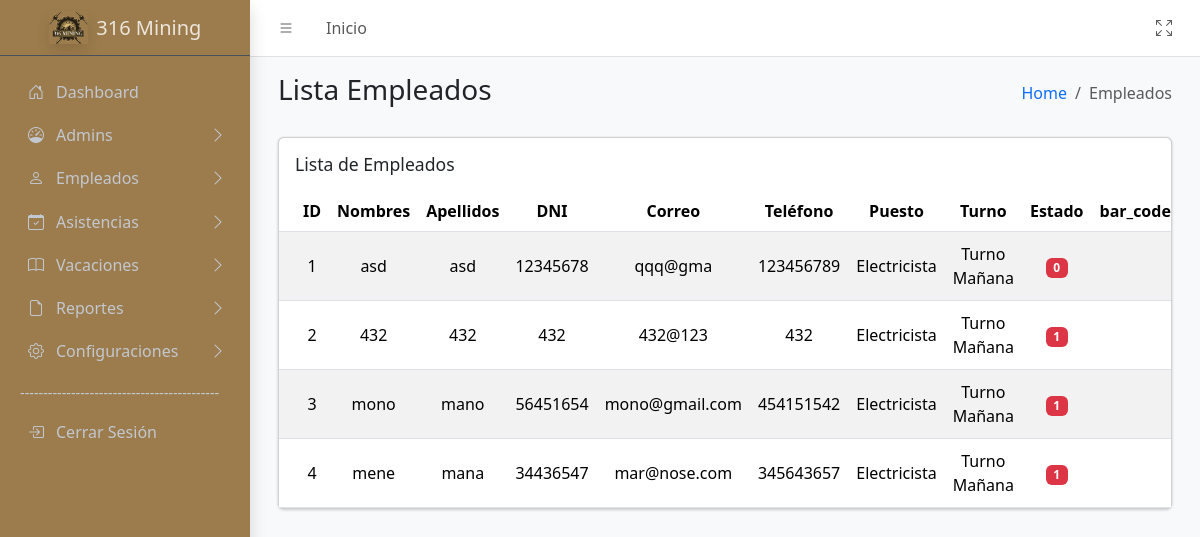
Screenshot of /sistema/controller/UsuariosController/UsuariosController.php?action=MostrarUsuario (signed in) with the database file from the repository.
### tables this page shows
CREATE TABLE `empleados` (
  `idEmpleado` int(11) NOT NULL,
  `nombres` varchar(50) NOT NULL,
  `apellidos` varchar(50) NOT NULL,
  `dni` varchar(8) NOT NULL,
  `correo` varchar(50) NOT NULL,
  `telefono` varchar(15) DEFAULT NULL,
  `idPuesto` int(11) DEFAULT NULL,
  `idTurno` int(11) DEFAULT NULL,
  `estado` enum('Activo','Inactivo') DEFAULT 'Activo',
  `habilitado` tinyint(1) NOT NULL,
  `idApp` varchar(10) DEFAULT NULL COMMENT 'id para la app',
  `passwordApp` varchar(20) DEFAULT NULL COMMENT 'contra para la app',
  `codigo_barras` varchar(255) DEFAULT NULL
);

CREATE TABLE `puestos` (
  `idPuesto` int(11) NOT NULL,
  `nombrePuesto` varchar(50) NOT NULL,
  `area` varchar(50) DEFAULT NULL,
  `descripcion` varchar(50) NOT NULL
);

CREATE TABLE `turnos` (
  `idTurno` int(11) NOT NULL,
  `descripcion` varchar(50) NOT NULL,
  `entrada` time DEFAULT NULL,
  `salida` time DEFAULT NULL,
  `duracion` time DEFAULT NULL,
  `receso` time NOT NULL,
  `tolerancia` int(11) DEFAULT 0,
  `tolerancia_acumulada_mensual` int(11) DEFAULT 0
);

### sistema/controller/BaseController.php (called while the page is built, shortened)
<?php
class BaseController {
        protected function loadView($view,
                                        $data = [],
                                        $additionalCss = [],
                                        $additionalJs = [],
                                        $title = 'Sistema') {
                                    include __DIR__ . '/../view/templates/layout.php';
    }
}
?>

### sistema/model/conexion.php (called while the page is built, shortened)
<?php
class Database {
    public function __construct() {
        try {
            $host = 'localhost';
            $dbname = 'biometrico';
            $username = 'root';
            $password = '';
            $this->conn = new PDO("mysql:host=$host;dbname=$dbname", $username, $password);
        } catch (PDOException $e) {
            echo "Error de conexión: " . $e->getMessage();
            exit();
        }
    }
}
?>

### sistema/model/UsuarioModel/ListaModel.php (called while the page is built, shortened)
<?php
require_once __DIR__ . '/../conexion.php';
class ListaModel extends Database
{
    public function getUsuarios()
    {
        $sql = "SELECT e.idEmpleado, e.nombres, e.apellidos, e.dni, e.correo, e.telefono,
                                e.idPuesto, p.nombrePuesto AS puesto,
                                e.idTurno, t.descripcion AS turno, e.codigo_barras,
                                e.habilitado
                    FROM empleados e
                    LEFT JOIN puestos p ON e.idPuesto = p.idPuesto
                    LEFT JOIN turnos t ON e.idTurno = t.idTurno";
        $stmt = $this->conn->prepare($sql);
        $stmt->execute();
        return $stmt->fetchAll(PDO::FETCH_ASSOC);
    }
}

### sistema/view/Usuarios/Lista.php (the view, shortened to what this page needs)
<div class="app-content">
    <div class="container-fluid">
        <div class="row">
            <div class="col-sm-6">
                <h3 class="mb-0">Lista Empleados</h3>
            </div>
            <div class="col-sm-6">
                <ol class="breadcrumb float-sm-end">
                    <li class="breadcrumb-item"><a href="/biometrico/sistema/controller/DashboardController/DashboardController.php?action=MostrarDashboard">Home</a></li>
                    <li class="breadcrumb-item active" aria-current="page">Empleados</li>
                </ol>
            </div>
        </div>
        <div class="row mt-4">
            <div class="col-lg-12">
                <div class="card mb-4">
                    <div class="card-header border-0">
                        <div class="d-flex justify-content-between">
                            <h3 class="card-title">Lista de Empleados</h3>
                        </div>
                    </div>
                    <div class="card-body table-responsive p-0">
                        <table class="table table-striped align-middle text-center">
                            <thead>
                                <tr>
                                    <th>ID</th>
                                    <th>Nombres</th>
                                    <th>Apellidos</th>
                                    <th>DNI</th>
                                    <th>Correo</th>
                                    <th>Teléfono</th>
                                    <th>Puesto</th>
                                    <th>Turno</th>
                                    <th>Estado</th>
                                    <th>bar_code</th>
                                </tr>
                            </thead>
                            <tbody>
                                <?php if (!empty($usuarios)): ?>
                                    <?php foreach ($usuarios as $empleado): ?>
                                        <tr>
                                            <td><?php echo $empleado['idEmpleado']; ?></td>
                                            <td><?php echo $empleado['nombres']; ?></td>
                                            <td><?php echo $empleado['apellidos']; ?></td>
                                            <td><?php echo $empleado['dni']; ?></td>
                                            <td><?php echo $empleado['correo']; ?></td>
                                            <td><?php echo $empleado['telefono']; ?></td>
                                            <td><?php echo $empleado['puesto']; ?></td>
                                            <td><?php echo $empleado['turno']; ?></td>
                                            <td class="text-center align-middle">
                                                <span class="badge bg-<?php echo $empleado['habilitado'] == 'activo' ? 'success' : 'danger'; ?>">
                                                    <?php echo ucfirst($empleado['habilitado']); ?>
                                                </span>
                                            </td>
                                            <td class="text-center align-middle">
                                            </td>
                                        </tr>
                                    <?php endforeach; ?>
                                <?php else: ?>
                                    <tr>
                                        <td colspan="11" class="text-center">No hay empleados registrados.</td>
                                    </tr>
                                <?php endif; ?>
                            </tbody>
                        </table>
                    </div>
                </div>
            </div>
        </div>
    </div>
</div>

### sistema/controller/UsuariosController/UsuariosController.php (shortened to what this page needs)
<?php
require_once '../BaseController.php';
require_once __DIR__ . '/../../model/UsuarioModel/ListaModel.php';
class UsuariosController extends BaseController
{
    public function MostrarUsuario()
    {
        $listaModel = new ListaModel();
        $empleados = $listaModel->getUsuarios();
        $puesto = $listaModel->MostrarPuestos();
        $turno = $listaModel->MostrarTurnos();
        $this->loadView('Usuarios.Lista', [
            'usuarios' => $empleados,
            'puestos' => $puesto,
            'turnos' => $turno,
        ], [], ['/biometrico/sistema/view/Usuarios/js/editarEmpleados.min.js'], 'Usuarios');
    }
}
if (isset($_GET['action'])) {
    $controller = new UsuariosController();
    $action = $_GET['action'];
    if (method_exists($controller, $action)) {
        $controller->$action();
    } else {
        echo "Error: Acción no encontrada.";
    }
}

### sistema/view/templates/layout.php (shortened to what this page needs)
<!DOCTYPE html>
    <html lang="en">
    <head>
        <link rel="stylesheet" href="https://cdn.jsdelivr.net/npm/@fontsource/source-sans-3@5.0.12/index.css">
        <link rel="stylesheet" href="https://cdn.jsdelivr.net/npm/overlayscrollbars@2.3.0/styles/overlayscrollbars.min.css">
        <link rel="stylesheet" href="https://cdn.jsdelivr.net/npm/bootstrap-icons@1.11.0/font/bootstrap-icons.min.css">
        <link rel="stylesheet" href="../../resources/dist/css/adminlte.css">
        <link rel="stylesheet" href="https://cdn.jsdelivr.net/npm/apexcharts@3.37.1/dist/apexcharts.css">
    </head>
    <body class="layout-fixed sidebar-expand-lg bg-body-tertiary">
        <div class="app-wrapper">
            <nav class="app-header navbar navbar-expand bg-body">
                <div class="container-fluid">
                    <ul class="navbar-nav">
                        <li class="nav-item"> <a class="nav-link" data-lte-toggle="sidebar" href="#" role="button"> <i class="bi bi-list"></i> </a> </li>
                        <li class="nav-item d-none d-md-block"> <a href="/biometrico/sistema/controller/DashboardController/DashboardController.php?action=MostrarDashboard" class="nav-link">Inicio</a> </li>
                    </ul>
                    <ul class="navbar-nav ms-auto">
                        <li class="nav-item"> <a class="nav-link" href="#" data-lte-toggle="fullscreen"> <i data-lte-icon="maximize" class="bi bi-arrows-fullscreen"></i> </a> </li>
                    </ul>
                </div>
            </nav>
            <aside class="app-sidebar bg-body-secondary shadow" data-bs-theme="dark">
                <div class="sidebar-brand"> <a href="/biometrico/sistema/controller/DashboardController/DashboardController.php?action=MostrarDashboard" class="brand-link"> <img src="../../resources/img/minaLogo.png" alt="AdminLTE Logo" class="brand-image opacity-75 shadow"> <span class="brand-text fw-light">316 Mining</span> </a> </div>
                <div class="sidebar-wrapper">
                    <nav class="mt-2">
                        <ul class="nav sidebar-menu flex-column" data-lte-toggle="treeview" role="menu" data-accordion="false" color="#8b783d">
                            <li class="nav-item">
                                <a href="/biometrico/sistema/controller/DashboardController/DashboardController.php?action=MostrarDashboard" class="nav-link">
                                    <i class="nav-icon bi bi-house-door"></i>
                                    <p> Dashboard </p>
                                </a>
                            </li>
                            <li class="nav-item menu-close"> <a href="#" class="nav-link"> <i class="nav-icon bi bi-speedometer"></i>
                                    <p>
                                        Admins
                                    </p>
                                </a>
                            </li>
                            <li class="nav-item menu-close"> <a href="#" class="nav-link"> <i class="nav-icon bi bi-person"></i>
                                    <p>
                                        Empleados
                                    </p>
                                </a>
                            </li>
                            <li class="nav-item menu-close">
                                <a href="#" class="nav-link">
                                    <i class="nav-icon bi bi-calendar-check"></i>
                                    <p> Asistencias <i class="nav-arrow bi bi-chevron-right"></i> </p>
                                </a>
                            </li>
                            <li class="nav-item menu-close">
                                <a href="#" class="nav-link">
                                    <i class="nav-icon bi bi-book"></i>
                                    <p> Vacaciones <i class="nav-arrow bi bi-chevron-right"></i> </p>
                                </a>
                            </li>
                            <li class="nav-item menu-close">
                                <a href="#" class="nav-link">
                                    <i class="nav-icon bi bi-file-earmark"></i>
                                    <p> Reportes <i class="nav-arrow bi bi-chevron-right"></i> </p>
                                </a>
                            </li>
                            <li class="nav-item menu-close">
                                <a href="#" class="nav-link">
                                    <i class="nav-icon bi bi-gear"></i>
                                    <p> Configuraciones <i class="nav-arrow bi bi-chevron-right"></i> </p>
                                </a>
                            </li>
                            <li class="nav-header">-------------------------------------------</li>
                            <li class="nav-item">
                                <a href="#" id="cerrarSesion" class="nav-link">
                                    <i class="nav-icon bi bi-box-arrow-in-right"></i>
                                    <p>Cerrar Sesión</p>
                                </a>
                            </li>
                        </ul>
                    </nav>
                </div>
            </aside>
            <main class="app-main">
                <div class="app-content-header">
                    <div class="container-fluid">
                        <div class="row">
                            <?php include $viewPath; ?>
                        </div>
                    </div>
                </div>
            </main>
        </div>
    </body>
    </html>

### rows the page displays
empleados: idEmpleado "1", nombres "asd", apellidos "asd", dni "12345678", correo "qqq@gma", telefono "123456789", idPuesto.nombrePuesto "Electricista", idTurno.descripcion "Turno Mañana", habilitado "0"
empleados: idEmpleado "2", nombres "432", apellidos "432", dni "432", correo "432@123", telefono "432", idPuesto.nombrePuesto "Electricista", idTurno.descripcion "Turno Mañana", habilitado "1"
empleados: idEmpleado "3", nombres "mono", apellidos "mano", dni "56451654", correo "mono@gmail.com", telefono "454151542", idPuesto.nombrePuesto "Electricista", idTurno.descripcion "Turno Mañana", habilitado "1"
empleados: idEmpleado "4", nombres "mene", apellidos "mana", dni "34436547", correo "mar@nose.com", telefono "345643657", idPuesto.nombrePuesto "Electricista", idTurno.descripcion "Turno Mañana", habilitado "1"
